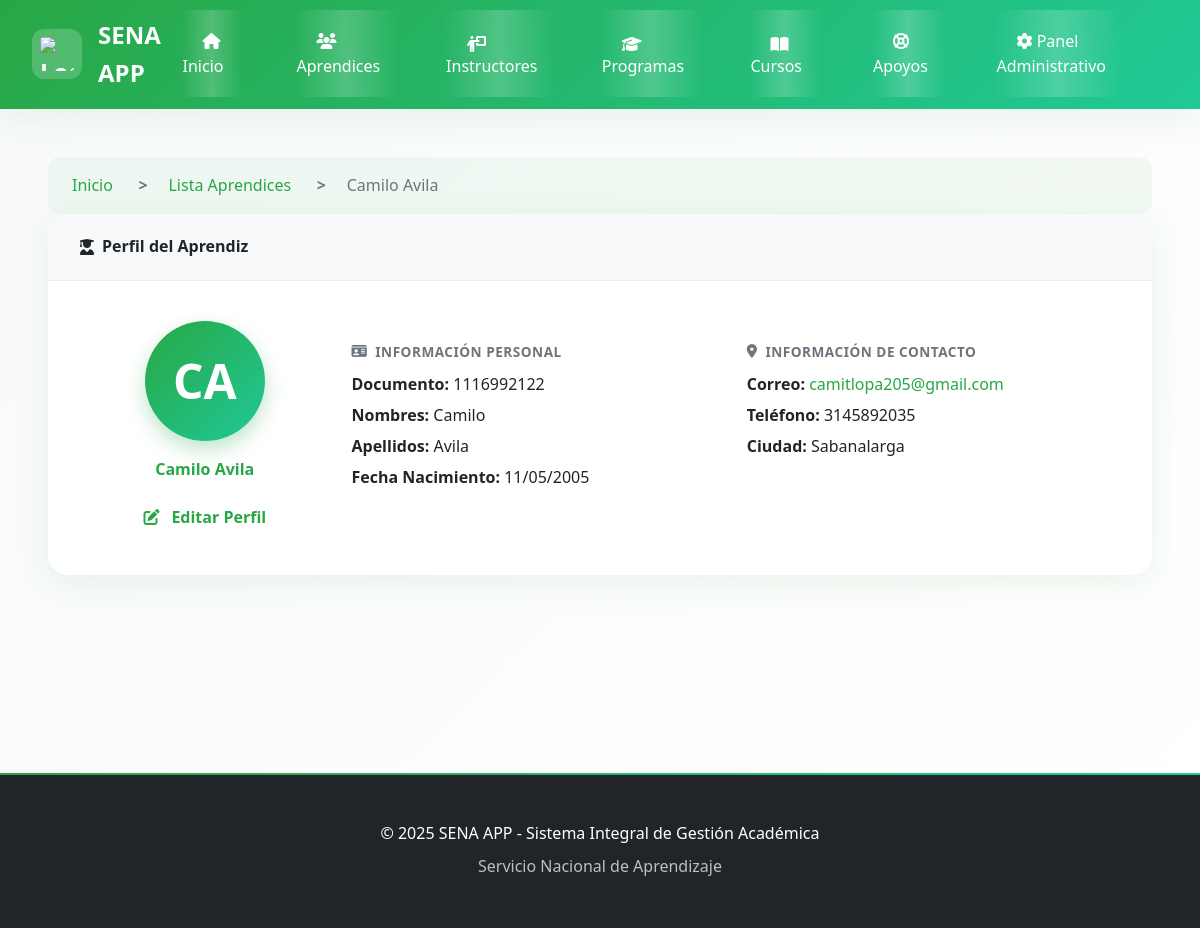
The app's page /aprendices/aprendiz/1/ with its own data.
### aprendices/models.py (models this page shows, shortened)
class Aprendiz(models.Model):
    APOYOS_CHOICES = [
        ('ASR', 'Apoyo Sostenimiento Regular'),
        ('FIC', 'Apoyo Sostenimiento FIC'),
        ('ATR', 'Apoyo de transoporte'),
        ('ALM', 'Apoyo Alimentación'),
        ('NA', 'No aplica/no tiene'),
    ]
    documento_identidad = models.CharField(max_length=20, unique=True)
    nombre = models.CharField(max_length=100)
    apellido = models.CharField(max_length=100)
    telefono = models.CharField(max_length=10, null=True)
    correo = models.EmailField(null=True)
    fecha_nacimiento = models.DateField()
    ciudad = models.CharField(max_length=100, null=True)
    programa = models.CharField(max_length=100)
    apoyos = models.CharField(max_length=50, choices=APOYOS_CHOICES, blank=True, null=True, verbose_name="Tipo de Apoyo", default='ASR')
    class Meta:
        verbose_name = "Aprendiz"
        verbose_name_plural = "Aprendices"
        ordering = ['apellido','nombre']
    def nombre_completo(self):
        return f"{self.nombre} {self.apellido}"

### aprendices/views.py (the view)
# urls.py: path('aprendices/aprendiz/<int:aprendiz_id>/', views.detalle_aprendiz, name='detalle_aprendiz'),
def detalle_aprendiz(request, aprendiz_id):
    aprendiz = get_object_or_404(Aprendiz, id=aprendiz_id)
    context = {
        'aprendiz': aprendiz,
    }
    return render(request, 'detalle_aprendiz.html', context)

### aprendices/templates/detalle_aprendiz.html (shortened to what this page needs)
{% extends 'base.html' %}
{% block content %}
<div class="container-fluid py-4 animacion-entrada">
    <div class="row mb-4">
        <div class="col-12">
            <nav aria-label="breadcrumb">
                <ol class="breadcrumb">
                    <li class="breadcrumb-item"><a href="{% url 'aprendices:inicio' %}" class="back-link">Inicio</a></li>
                    <li class="breadcrumb-item"><a href="{% url 'aprendices:lista_aprendices' %}" class="back-link">Lista Aprendices</a>
                    </li>
                    <li class="breadcrumb-item active" aria-current="page">{{ aprendiz.nombre_completo }}</li>
                </ol>
            </nav>
        </div>
    </div>
    <div class="row mb-4">
        <div class="col-12">
            <div class="card shadow-sm">
                <div class="card-header d-flex align-items-center">
                    <i class="fas fa-user-graduate me-2"></i>
                    <h4 class="mb-0">Perfil del Aprendiz</h4>
                </div>
                <div class="card-body">
                    <div class="row align-items-center">
                        <div class="col-md-3 text-center">
                            <div class="instructor-avatar mb-3">
                                {{ aprendiz.nombre.0 }}{{ aprendiz.apellido.0 }}
                            </div>
                            <h4 class="text-primary">{{ aprendiz.nombre_completo }}</h4>
                            <div class="mt-3">
                                <a href="{% url 'admin:aprendices_aprendiz_change' aprendiz.pk %}" class="btn btn-sm btn-outline-primary">
                                    <i class="fas fa-edit me-1"></i> Editar Perfil
                                </a>
                            </div>
                        </div>
                        <div class="col-md-9">
                            <div class="row">
                                <div class="col-lg-6">
                                    <div class="info-item">
                                        <h6 class="text-muted mb-2">
                                            <i class="fas fa-id-card me-2"></i><strong>Información Personal</strong>
                                        </h6>
                                        <p class="mb-1"><strong>Documento:</strong> {{ aprendiz.documento_identidad }}</p>
                                        <p class="mb-1"><strong>Nombres:</strong> {{ aprendiz.nombre }}</p>
                                        <p class="mb-1"><strong>Apellidos:</strong> {{ aprendiz.apellido }}</p>
                                        <p class="mb-0"><strong>Fecha Nacimiento:</strong> {{ aprendiz.fecha_nacimiento|date:"d/m/Y" }}</p>
                                    </div>
                                </div>
                                <div class="col-lg-6">
                                    <div class="info-item">
                                        <h6 class="text-muted mb-2">
                                            <i class="fas fa-map-marker-alt me-2"></i><strong>Información de Contacto</strong>
                                        </h6>
                                        <p class="mb-1"><strong>Correo:</strong> <a href="mailto:{{ aprendiz.correo }}">{{ aprendiz.correo }}</a></p>
                                        <p class="mb-1"><strong>Teléfono:</strong> {{ aprendiz.telefono }}</p>
                                        <p class="mb-0"><strong>Ciudad:</strong> {{ aprendiz.ciudad }}</p>
                                    </div>
                                </div>
                            </div>
                        </div>
                    </div>
                </div>
            </div>
        </div>
    </div>
</div>
{% endblock %}

### aprendices/static/css/estilos_formularios.css (style rules this page uses)
.btn { padding: 12px 28px; border: none; border-radius: 12px; font-size: 1rem; font-weight: 600; text-decoration: none; display: inline-flex; align-items: center; gap: 8px; cursor: pointer; transition: all 0.3s ease; min-width: 140px; justify-content: center; }

### records on screen
Aprendiz: nombre_completo "Camilo Avila", nombre.0 "C", apellido.0 "A", documento_identidad "1116992122", nombre "Camilo", apellido "Avila", fecha_nacimiento "11/05/2005", correo "camitlopa205@gmail.com", telefono "3145892035", ciudad "Sabanalarga"
